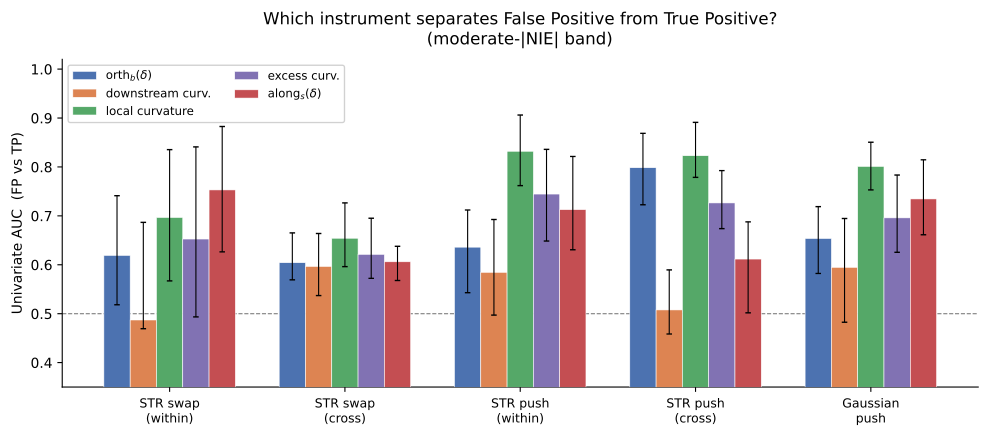

Generate this figure with Python:
"""Fig 3 — FP-vs-TP AUC bar chart: univariate AUC per instrument per strategy
on the moderate-|NIE| band.

Population: moderate-|NIE| band (two-stage filter):
  1. Per-combo median threshold on in-circuit |NIE| -> label TP/FP
  2. Lower-half split: keep only below-pool-median |NIE| rows

Label: FP=1 (off-circuit above threshold), TP=0 (in-circuit above threshold).
Univariate logistic regression AUC per instrument (z-scored within combo),
cluster-bootstrapped over combos.

Usage:
    python figures/fig3_fptp_auc_bars.py [--csv PATH] [--out PATH]
"""
import argparse, warnings
import numpy as np
import pandas as pd
from sklearn.linear_model import LogisticRegression
from sklearn.metrics import roc_auc_score
import matplotlib
matplotlib.use("Agg")
import matplotlib.pyplot as plt

warnings.filterwarnings("ignore")


def _strat_bucket(row):
    push = str(row["push_site"]) if pd.notna(row.get("push_site")) else ""
    strategy = str(row["strategy"]) if pd.notna(row.get("strategy")) else ""
    base = row.get("base_task")
    target = row.get("target_task")
    within = (pd.notna(target) and base == target)
    if push == "input":
        return f"STR_swap_{'within' if within else 'cross'}"
    if push == "self":
        return f"{strategy}_self"
    if strategy == "STR":
        return f"STR_push_{'within' if within else 'cross'}"
    return f"{strategy}_push"


def build_moderate_band(df, bucket):
    """Two-stage filter: per-combo threshold then lower-half split."""
    sub = df[df["bucket"] == bucket].copy()
    in_circ = sub[sub["in_base_circuit"] == True]
    off_circ = sub[sub["in_base_circuit"] == False]
    thresholds = in_circ.groupby("combo")["abs_NIE"].median().to_dict()

    def above(row):
        thr = thresholds.get(row["combo"])
        return thr is not None and pd.notna(row["abs_NIE"]) and row["abs_NIE"] >= thr

    pool = pd.concat([in_circ, off_circ])
    pool = pool[pool.apply(above, axis=1)].copy()
    pool_median_nie = pool["abs_NIE"].median()
    pool = pool[pool["abs_NIE"] <= pool_median_nie].copy()
    pool["label"] = (~pool["in_base_circuit"]).astype(float)  # FP=1, TP=0
    return pool


def zscore_within_combo(df, feats):
    out = df.copy()
    for f in feats:
        out[f"z_{f}"] = out.groupby("combo")[f].transform(
            lambda s: (s - s.mean()) / (s.std() + 1e-12))
    return out


def univariate_auc_boot(pool, feat, B=200):
    """Univariate logistic regression AUC (z-scored within combo) with cluster-bootstrap CI."""
    z_feat = f"z_{feat}"
    clean = pool.dropna(subset=[z_feat, "label", "combo"]).copy()
    clean = clean[np.isfinite(clean[z_feat])]
    if len(clean) < 20 or clean["label"].nunique() < 2:
        return None, None, None

    X = clean[[z_feat]].values.astype(float)
    y = clean["label"].values
    mask = np.isfinite(X).ravel()
    X, y = X[mask], y[mask]

    lr = LogisticRegression(max_iter=2000, solver="lbfgs", C=10.0)
    lr.fit(X, y)
    auc = roc_auc_score(y, lr.predict_proba(X)[:, 1])

    combos = clean["combo"].values[mask]
    unique_combos = np.unique(combos)
    rng = np.random.RandomState(0)
    auc_boots = []
    for _ in range(B):
        idx_c = rng.choice(unique_combos, size=len(unique_combos), replace=True)
        idx = np.concatenate([np.where(combos == c)[0] for c in idx_c])
        yb, Xb = y[idx], X[idx]
        if len(np.unique(yb)) < 2:
            continue
        try:
            lrb = LogisticRegression(max_iter=2000, solver="lbfgs", C=10.0)
            lrb.fit(Xb, yb)
            auc_boots.append(roc_auc_score(yb, lrb.predict_proba(Xb)[:, 1]))
        except Exception:
            continue
    lo = np.percentile(auc_boots, 2.5) if auc_boots else auc
    hi = np.percentile(auc_boots, 97.5) if auc_boots else auc
    return auc, lo, hi


# ── config ──────────────────────────────────────────────────────────────────
BUCKETS = [
    ("STR_swap_within",     "STR swap\n(within)"),
    ("STR_swap_cross",      "STR swap\n(cross)"),
    ("STR_push_within",     "STR push\n(within)"),
    ("STR_push_cross",      "STR push\n(cross)"),
    ("Gaussian_push",       "Gaussian\npush"),
]

INSTRUMENTS = [
    ("$\\mathrm{orth}_b(\\delta)$",  "orth_base"),
    ("downstream curv.",             "gap_frac"),
    ("local curvature",              "local_gap_frac"),
    ("excess curv.",                 "excess_local_gap"),
    ("$\\mathrm{along}_s(\\delta)$", "along_nonbase_max"),
]

COLORS = [
    "#4C72B0",   # orth
    "#DD8452",   # downstream curv.
    "#55A868",   # local curvature
    "#8172B3",   # excess curv.
    "#C44E52",   # along_s
]


def main():
    ap = argparse.ArgumentParser()
    ap.add_argument("--csv", default="interaction_analysis_ripplefull/rows.csv")
    ap.add_argument("--out", default="figures/fig3_fptp_auc_bars.pdf")
    args = ap.parse_args()

    df = pd.read_csv(args.csv)
    df["bucket"] = df.apply(_strat_bucket, axis=1)

    n_buckets = len(BUCKETS)
    n_inst = len(INSTRUMENTS)
    bar_width = 0.15
    x = np.arange(n_buckets)

    fig, ax = plt.subplots(figsize=(10, 4.5))

    all_feats = [feat for _, feat in INSTRUMENTS]

    for i, (inst_label, feat) in enumerate(INSTRUMENTS):
        aucs, los, his = [], [], []
        for bkey, _ in BUCKETS:
            pool = build_moderate_band(df, bkey)
            pool = zscore_within_combo(pool, all_feats)
            auc, lo, hi = univariate_auc_boot(pool, feat)
            if auc is None:
                auc, lo, hi = 0.5, 0.5, 0.5
            aucs.append(auc)
            los.append(auc - lo)
            his.append(hi - auc)
        offset = (i - n_inst / 2 + 0.5) * bar_width
        ax.bar(x + offset, aucs, bar_width, yerr=[los, his],
               label=inst_label, color=COLORS[i],
               capsize=2, error_kw={"linewidth": 0.8}, edgecolor="white",
               linewidth=0.4, zorder=3)

    ax.axhline(0.5, color="grey", ls="--", lw=0.8, zorder=1)
    ax.set_xticks(x)
    ax.set_xticklabels([lbl for _, lbl in BUCKETS], fontsize=9)
    ax.set_ylabel("Univariate AUC  (FP vs TP)", fontsize=10)
    ax.set_ylim(0.35, 1.02)
    ax.legend(loc="upper left", fontsize=8.5, framealpha=0.9, ncol=2)
    ax.spines["top"].set_visible(False)
    ax.spines["right"].set_visible(False)
    ax.set_title("Which instrument separates False Positive from True Positive?\n"
                 "(moderate-$|$NIE$|$ band)",
                 fontsize=12, pad=10)

    fig.tight_layout()
    fig.savefig(args.out, dpi=300, bbox_inches="tight")
    print(f"Saved {args.out}")


if __name__ == "__main__":
    main()
